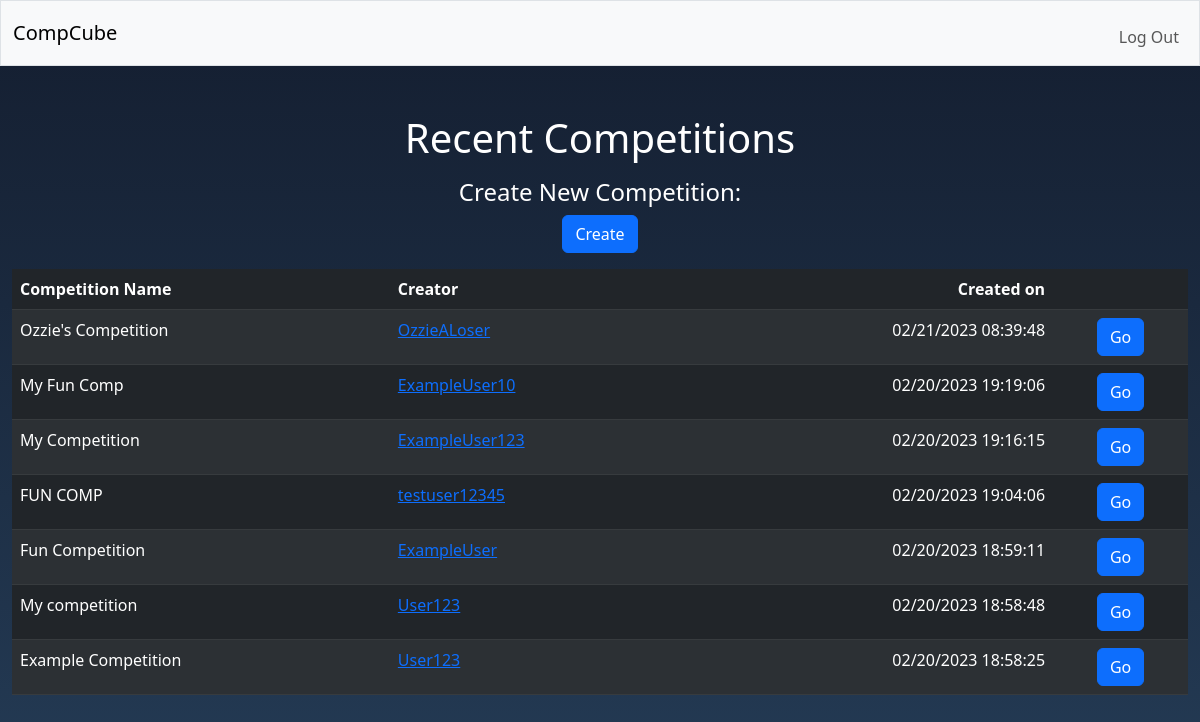
Page / (signed in) on the earlier database version.
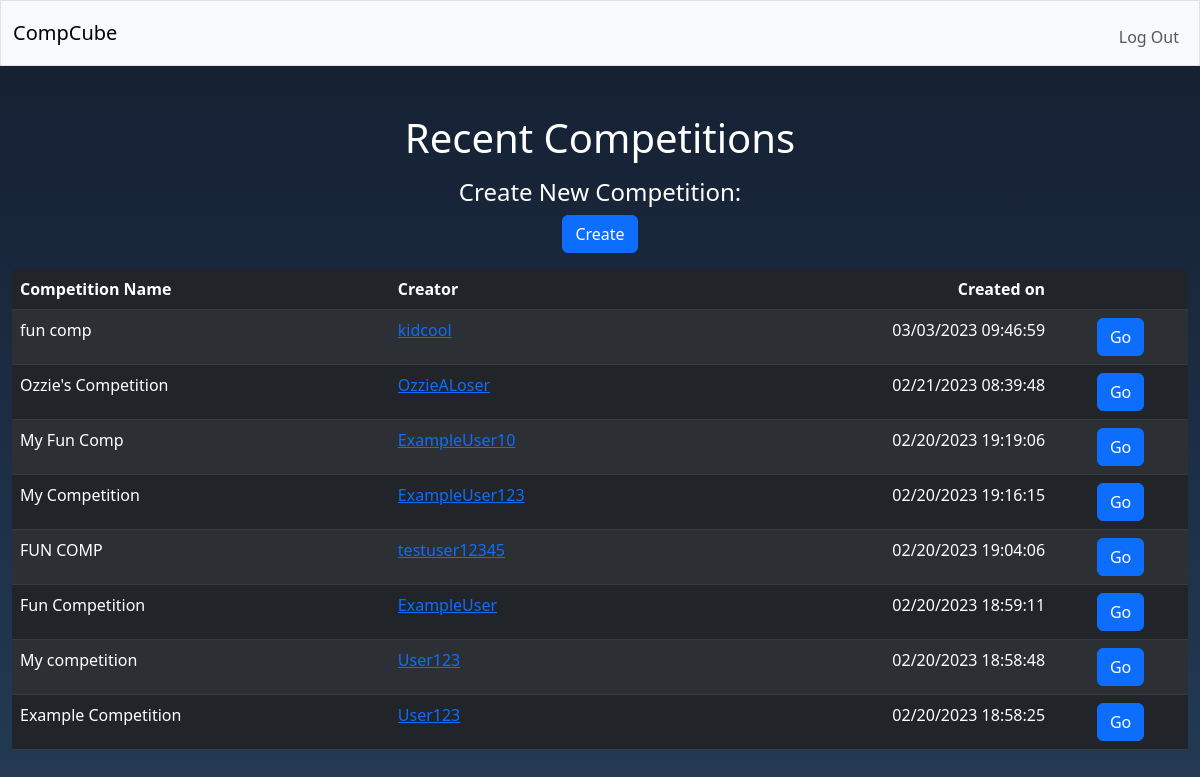
Same page on the later database version.
### tables this page shows
CREATE TABLE competitions (
comp_id INTEGER PRIMARY KEY AUTOINCREMENT NOT NULL,
scramble TEXT NOT NULL,
datetime TEXT,
name TEXT,
creator_id INTEGER NOT NULL,
FOREIGN KEY (creator_id) REFERENCES users (id)
);

CREATE TABLE users (
id INTEGER PRIMARY KEY AUTOINCREMENT NOT NULL,
username TEXT NOT NULL UNIQUE,
hash TEXT NOT NULL
);

### app.py (the view)
@app.route('/')
@login_required
def index():
    competitions = db.execute(
        'SELECT name, comp_id as id, datetime as created_on, username as creator, users.id as user_id FROM competitions '
        'JOIN users ON users.id = competitions.creator_id ORDER BY comp_id DESC LIMIT 10')
    return render_template("index.html", competitions=competitions)

### app.py (called while the page is built)
@app.after_request
def after_request(response):
    response.headers["Cache-Control"] = "no-cache, no-store, must-revalidate"
    response.headers["Expires"] = 0
    response.headers["Pragma"] = "no-cache"
    return response

### helpers.py (called while the page is built)
def login_required(f):
    @wraps(f)
    def decorated_func(*args, **kwargs):
        if session.get("user_id") is None:
            return redirect("/login")
        return f(*args, **kwargs)
    return decorated_func

### templates/index.html (shortened to what this page needs)
{%  extends "layout.html" %}
{% block main %}
    <h1 class="mb-3">Recent Competitions</h1>
    <h4>Create New Competition:</h4>
    <a href="/newcomp"><button class="btn btn-primary btn-md mb-3">Create</button></a>
    {% if competitions|length > 0 %}
        <table class="table table-dark table-striped">
            <thead>
                <th class="text-start">Competition Name</th>
                <th class="text-start">Creator</th>
                <th class="text-end">Created on</th>
                <th></th>
            </thead>
            <tbody>
                {% for comp in competitions %}
                    <tr>
                        <td class="text-start">{{comp.name}}</td>
                        <td class="text-start"><a href="/users/{{comp.user_id}}">{{comp.creator}}</a></td>
                        <td class="text-end">{{comp.created_on}}</td>
                        <td><a href="/comps/{{comp.id}}"><button class="btn btn-primary">Go</button></a></td>
                    </tr>
                {% endfor %}
            </tbody>
        </table>
    {% endif %}
{% endblock %}

### templates/layout.html (shortened to what this page needs)
<!DOCTYPE html>
<html lang="en">
    <head>
        <link href="https://cdn.jsdelivr.net/npm/bootstrap@5.3.0-alpha1/dist/css/bootstrap.min.css" rel="stylesheet">
        <link rel="stylesheet" href="/static/style.css">
    </head>
    <body>
        <nav class="bg-light border navbar navbar-expand-md navbar-light">
            <div class="container-fluid">
                <a class="navbar-brand" href="/">CompCube</a>
                <div class="collapse navbar-collapse" id="navbar">
                    {% if session["user_id"] %}
                        <ul class="navbar-nav ms-auto mt-2">
                            <li class="nav-item"><a class="nav-link" href="/logout">Log Out</a></li>
                        </ul>
                    {% else %}
                        <ul class="navbar-nav ms-auto mt-2">
                            <li class="nav-item"><a class="nav-link" href="/register">Register</a></li>
                            <li class="nav-item"><a class="nav-link" href="/login">Log In</a></li>
                        </ul>
                    {% endif %}
                </div>
            </div>
        </nav>
        <main class="container-fluid py-5 text-center">
            {% block main %}{% endblock %}
        </main>
    </body>
</html>

### static/style.css (style rules this page uses)
body { color: #fff; background: linear-gradient(#141e30, #243b55) no-repeat fixed; }

Differences in the rows shown:
added competitions: name "fun comp", creator "kidcool", created_on "03/03/2023 09:46:59"
